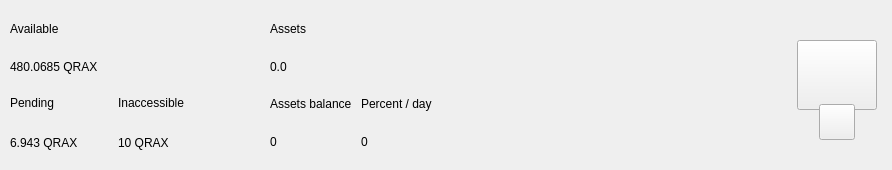
<?xml version="1.0" encoding="UTF-8"?>
<ui version="4.0">
 <class>TopBar</class>
 <widget class="QWidget" name="TopBar">
  <property name="geometry">
   <rect>
    <x>0</x>
    <y>0</y>
    <width>892</width>
    <height>170</height>
   </rect>
  </property>
  <property name="minimumSize">
   <size>
    <width>0</width>
    <height>170</height>
   </size>
  </property>
  <property name="maximumSize">
   <size>
    <width>16777215</width>
    <height>200</height>
   </size>
  </property>
  <property name="windowTitle">
   <string>Form</string>
  </property>
  <layout class="QVBoxLayout" name="verticalLayout_10" stretch="0">
   <property name="spacing">
    <number>0</number>
   </property>
   <property name="leftMargin">
    <number>0</number>
   </property>
   <property name="topMargin">
    <number>0</number>
   </property>
   <property name="rightMargin">
    <number>0</number>
   </property>
   <property name="bottomMargin">
    <number>0</number>
   </property>
   <item>
    <widget class="PFBorderImage" name="containerTop">
     <layout class="QVBoxLayout" name="verticalLayout_11">
      <property name="spacing">
       <number>0</number>
      </property>
      <property name="leftMargin">
       <number>0</number>
      </property>
      <property name="topMargin">
       <number>0</number>
      </property>
      <property name="rightMargin">
       <number>0</number>
      </property>
      <property name="bottomMargin">
       <number>0</number>
      </property>
      <item>
       <widget class="QWidget" name="bottom_container" native="true">
        <property name="minimumSize">
         <size>
          <width>0</width>
          <height>135</height>
         </size>
        </property>
        <layout class="QHBoxLayout" name="botton_container">
         <property name="leftMargin">
          <number>10</number>
         </property>
         <property name="topMargin">
          <number>10</number>
         </property>
         <property name="rightMargin">
          <number>10</number>
         </property>
         <property name="bottomMargin">
          <number>10</number>
         </property>
         <item>
          <layout class="QVBoxLayout" name="verticalLayout_7">
           <property name="spacing">
            <number>0</number>
           </property>
           <property name="leftMargin">
            <number>0</number>
           </property>
           <property name="rightMargin">
            <number>30</number>
           </property>
           <item>
            <layout class="QVBoxLayout" name="verticalLayout_2">
             <item>
              <layout class="QHBoxLayout" name="horizontalLayoutContainerAvailable">
               <property name="spacing">
                <number>5</number>
               </property>
               <item>
                <widget class="QLabel" name="labelTitle1">
                 <property name="text">
                  <string>Available</string>
                 </property>
                </widget>
               </item>
               <item>
                <widget class="QPushButton" name="pushButtonBalanceInfo">
                 <property name="enabled">
                  <bool>true</bool>
                 </property>
                 <property name="minimumSize">
                  <size>
                   <width>0</width>
                   <height>0</height>
                  </size>
                 </property>
                 <property name="maximumSize">
                  <size>
                   <width>0</width>
                   <height>0</height>
                  </size>
                 </property>
                 <property name="mouseTracking">
                  <bool>true</bool>
                 </property>
                 <property name="focusPolicy">
                  <enum>Qt::NoFocus</enum>
                 </property>
                 <property name="text">
                  <string notr="true"/>
                 </property>
                 <property name="iconSize">
                  <size>
                   <width>24</width>
                   <height>24</height>
                  </size>
                 </property>
                 <property name="shortcut">
                  <string notr="true"/>
                 </property>
                </widget>
               </item>
               <item>
                <spacer name="horizontalSpacer_4">
                 <property name="orientation">
                  <enum>Qt::Horizontal</enum>
                 </property>
                 <property name="sizeType">
                  <enum>QSizePolicy::Minimum</enum>
                 </property>
                 <property name="sizeHint" stdset="0">
                  <size>
                   <width>20</width>
                   <height>20</height>
                  </size>
                 </property>
                </spacer>
               </item>
              </layout>
             </item>
             <item>
              <widget class="QLabel" name="labelAmountPiv">
               <property name="text">
                <string notr="true">480.0685 QRAX</string>
               </property>
              </widget>
             </item>
            </layout>
           </item>
           <item>
            <widget class="QWidget" name="container_imm_pend" native="true">
             <layout class="QHBoxLayout" name="horizontalLayout_2">
              <property name="spacing">
               <number>0</number>
              </property>
              <property name="leftMargin">
               <number>0</number>
              </property>
              <property name="topMargin">
               <number>0</number>
              </property>
              <property name="rightMargin">
               <number>0</number>
              </property>
              <property name="bottomMargin">
               <number>0</number>
              </property>
              <item alignment="Qt::AlignLeft">
               <widget class="QWidget" name="container_pending" native="true">
                <property name="sizePolicy">
                 <sizepolicy hsizetype="Minimum" vsizetype="Preferred">
                  <horstretch>0</horstretch>
                  <verstretch>0</verstretch>
                 </sizepolicy>
                </property>
                <layout class="QVBoxLayout" name="verticalLayout_3">
                 <property name="leftMargin">
                  <number>0</number>
                 </property>
                 <property name="topMargin">
                  <number>0</number>
                 </property>
                 <property name="rightMargin">
                  <number>0</number>
                 </property>
                 <property name="bottomMargin">
                  <number>0</number>
                 </property>
                 <item>
                  <widget class="QLabel" name="labelTitle3">
                   <property name="text">
                    <string>Pending</string>
                   </property>
                  </widget>
                 </item>
                 <item>
                  <widget class="QLabel" name="labelPendingPiv">
                   <property name="text">
                    <string notr="true">6.943 QRAX</string>
                   </property>
                  </widget>
                 </item>
                </layout>
               </widget>
              </item>
              <item>
               <spacer name="horizontalSpacer_3">
                <property name="orientation">
                 <enum>Qt::Horizontal</enum>
                </property>
                <property name="sizeType">
                 <enum>QSizePolicy::Fixed</enum>
                </property>
                <property name="sizeHint" stdset="0">
                 <size>
                  <width>40</width>
                  <height>20</height>
                 </size>
                </property>
               </spacer>
              </item>
              <item alignment="Qt::AlignLeft">
               <widget class="QWidget" name="container_immature" native="true">
                <property name="sizePolicy">
                 <sizepolicy hsizetype="Minimum" vsizetype="Preferred">
                  <horstretch>0</horstretch>
                  <verstretch>0</verstretch>
                 </sizepolicy>
                </property>
                <layout class="QVBoxLayout" name="verticalLayout_4">
                 <property name="leftMargin">
                  <number>0</number>
                 </property>
                 <property name="topMargin">
                  <number>0</number>
                 </property>
                 <property name="rightMargin">
                  <number>0</number>
                 </property>
                 <property name="bottomMargin">
                  <number>0</number>
                 </property>
                 <item>
                  <widget class="QLabel" name="labelTitle4">
                   <property name="text">
                    <string>Inaccessible</string>
                   </property>
                  </widget>
                 </item>
                 <item>
                  <widget class="QLabel" name="labelImmaturePiv">
                   <property name="text">
                    <string notr="true">10 QRAX</string>
                   </property>
                  </widget>
                 </item>
                </layout>
               </widget>
              </item>
              <item>
               <spacer name="horizontalSpacer_5">
                <property name="orientation">
                 <enum>Qt::Horizontal</enum>
                </property>
                <property name="sizeType">
                 <enum>QSizePolicy::Minimum</enum>
                </property>
                <property name="sizeHint" stdset="0">
                 <size>
                  <width>40</width>
                  <height>20</height>
                 </size>
                </property>
               </spacer>
              </item>
             </layout>
            </widget>
           </item>
          </layout>
         </item>
         <item>
          <spacer name="horizontalSpacer_6">
           <property name="orientation">
            <enum>Qt::Horizontal</enum>
           </property>
           <property name="sizeType">
            <enum>QSizePolicy::Fixed</enum>
           </property>
           <property name="sizeHint" stdset="0">
            <size>
             <width>10</width>
             <height>10</height>
            </size>
           </property>
          </spacer>
         </item>
         <item>
          <layout class="QVBoxLayout" name="verticalLayout_8">
           <property name="spacing">
            <number>0</number>
           </property>
           <property name="leftMargin">
            <number>0</number>
           </property>
           <property name="rightMargin">
            <number>30</number>
           </property>
           <item>
            <layout class="QVBoxLayout" name="verticalLayout">
             <item>
              <widget class="QLabel" name="mmAmountTitle">
               <property name="text">
                <string>Assets</string>
               </property>
               <property name="alignment">
                <set>Qt::AlignLeading|Qt::AlignLeft|Qt::AlignVCenter</set>
               </property>
              </widget>
             </item>
             <item>
              <widget class="QLabel" name="multiMiningAmount">
               <property name="text">
                <string>0.0</string>
               </property>
               <property name="alignment">
                <set>Qt::AlignLeading|Qt::AlignLeft|Qt::AlignVCenter</set>
               </property>
              </widget>
             </item>
            </layout>
           </item>
           <item>
            <layout class="QHBoxLayout" name="horizontalLayout">
             <item>
              <layout class="QVBoxLayout" name="verticalLayout_6">
               <item>
                <widget class="QLabel" name="structureBalanceTitle">
                 <property name="text">
                  <string>Assets balance</string>
                 </property>
                </widget>
               </item>
               <item>
                <widget class="QLabel" name="structureBalance">
                 <property name="text">
                  <string>0</string>
                 </property>
                </widget>
               </item>
              </layout>
             </item>
             <item>
              <layout class="QVBoxLayout" name="verticalLayout_5">
               <property name="leftMargin">
                <number>9</number>
               </property>
               <item>
                <widget class="QLabel" name="percentTitle">
                 <property name="text">
                  <string>Percent / day</string>
                 </property>
                </widget>
               </item>
               <item>
                <widget class="QLabel" name="mmPercent">
                 <property name="text">
                  <string>0</string>
                 </property>
                </widget>
               </item>
              </layout>
             </item>
             <item>
              <spacer name="mm_horizontalSpacer_4">
               <property name="orientation">
                <enum>Qt::Horizontal</enum>
               </property>
               <property name="sizeHint" stdset="0">
                <size>
                 <width>40</width>
                 <height>20</height>
                </size>
               </property>
              </spacer>
             </item>
            </layout>
           </item>
          </layout>
         </item>
         <item>
          <spacer name="horizontalSpacer_2">
           <property name="orientation">
            <enum>Qt::Horizontal</enum>
           </property>
           <property name="sizeType">
            <enum>QSizePolicy::Expanding</enum>
           </property>
           <property name="sizeHint" stdset="0">
            <size>
             <width>40</width>
             <height>20</height>
            </size>
           </property>
          </spacer>
         </item>
         <item alignment="Qt::AlignHCenter|Qt::AlignVCenter">
          <widget class="QWidget" name="qrContainer" native="true">
           <property name="sizePolicy">
            <sizepolicy hsizetype="Preferred" vsizetype="Minimum">
             <horstretch>0</horstretch>
             <verstretch>0</verstretch>
            </sizepolicy>
           </property>
           <property name="minimumSize">
            <size>
             <width>90</width>
             <height>110</height>
            </size>
           </property>
           <property name="maximumSize">
            <size>
             <width>90</width>
             <height>110</height>
            </size>
           </property>
           <layout class="QVBoxLayout" name="containerQR">
            <property name="spacing">
             <number>0</number>
            </property>
            <property name="leftMargin">
             <number>5</number>
            </property>
            <property name="topMargin">
             <number>10</number>
            </property>
            <property name="rightMargin">
             <number>5</number>
            </property>
            <property name="bottomMargin">
             <number>0</number>
            </property>
            <item>
             <widget class="QPushButton" name="btnQr">
              <property name="minimumSize">
               <size>
                <width>70</width>
                <height>70</height>
               </size>
              </property>
              <property name="maximumSize">
               <size>
                <width>16777215</width>
                <height>70</height>
               </size>
              </property>
              <property name="focusPolicy">
               <enum>Qt::NoFocus</enum>
              </property>
              <property name="text">
               <string/>
              </property>
              <property name="iconSize">
               <size>
                <width>70</width>
                <height>70</height>
               </size>
              </property>
             </widget>
            </item>
            <item>
             <spacer name="verticalSpacer">
              <property name="orientation">
               <enum>Qt::Vertical</enum>
              </property>
              <property name="sizeType">
               <enum>QSizePolicy::Fixed</enum>
              </property>
              <property name="sizeHint" stdset="0">
               <size>
                <width>20</width>
                <height>20</height>
               </size>
              </property>
             </spacer>
            </item>
            <item alignment="Qt::AlignHCenter|Qt::AlignBottom">
             <widget class="QPushButton" name="pushButtonQR">
              <property name="minimumSize">
               <size>
                <width>36</width>
                <height>36</height>
               </size>
              </property>
              <property name="maximumSize">
               <size>
                <width>36</width>
                <height>36</height>
               </size>
              </property>
              <property name="focusPolicy">
               <enum>Qt::NoFocus</enum>
              </property>
              <property name="text">
               <string/>
              </property>
             </widget>
            </item>
           </layout>
          </widget>
         </item>
        </layout>
       </widget>
      </item>
     </layout>
    </widget>
   </item>
  </layout>
 </widget>
 <customwidgets>
  <customwidget>
   <class>PFBorderImage</class>
   <extends>QFrame</extends>
   <header>qt/qrax/pfborderimage.h</header>
   <container>1</container>
  </customwidget>
 </customwidgets>
 <resources/>
 <connections/>
</ui>
